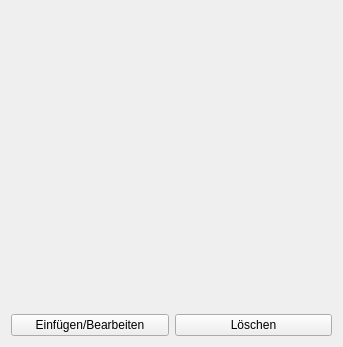
<?xml version="1.0" encoding="UTF-8"?>
<ui version="4.0">
 <class>input_form_sidebar</class>
 <widget class="QWidget" name="input_form_sidebar">
  <property name="geometry">
   <rect>
    <x>0</x>
    <y>0</y>
    <width>343</width>
    <height>347</height>
   </rect>
  </property>
  <property name="windowTitle">
   <string>Form</string>
  </property>
  <layout class="QVBoxLayout" name="verticalLayout">
   <item>
    <widget class="QWidget" name="container_widget_input_form" native="true"/>
   </item>
   <item>
    <layout class="QHBoxLayout" name="horizontalLayout">
     <item>
      <widget class="QPushButton" name="btn_insert_update">
       <property name="text">
        <string>Einfügen/Bearbeiten</string>
       </property>
      </widget>
     </item>
     <item>
      <widget class="QPushButton" name="btn_delete">
       <property name="text">
        <string>Löschen</string>
       </property>
      </widget>
     </item>
    </layout>
   </item>
  </layout>
 </widget>
 <resources/>
 <connections/>
</ui>
